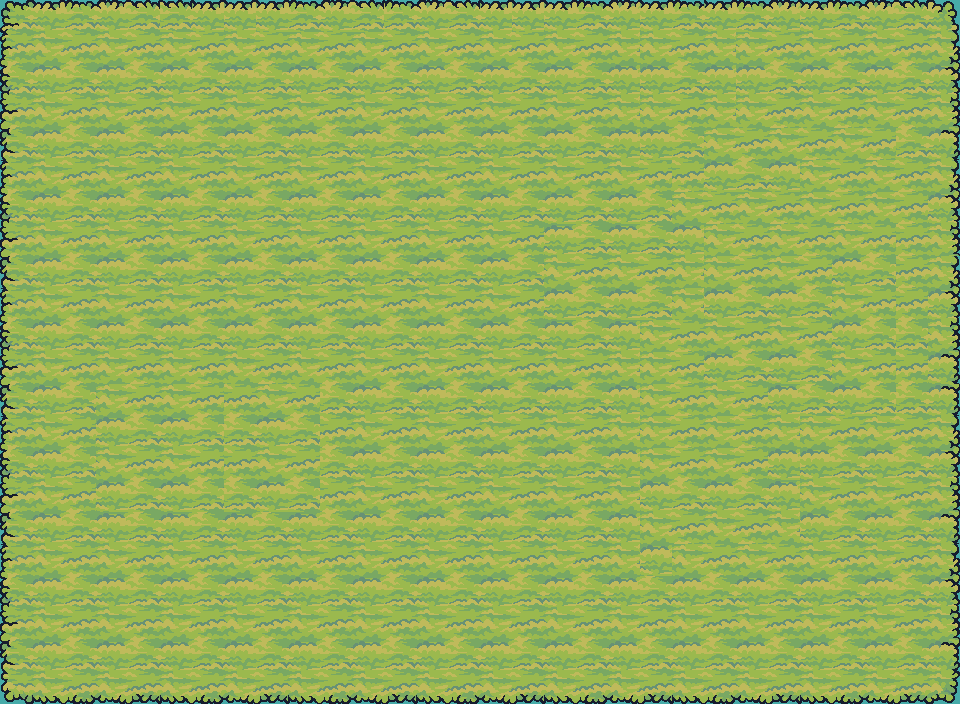

Rendered tile map (Tiled .tmx) drawn with the repository's tilesets; below, a short description and the map source with its tile grids summarised:
An orthogonal 30x22 tile map with 32x32 px tiles, 2 tile layers (water, ground), 3 hidden layers not drawn, 13 tilesets.

<map version="1.10" tiledversion="1.11.2" orientation="orthogonal" renderorder="right-down" width="30" height="22" tilewidth="32" tileheight="32" infinite="0" nextlayerid="8" nextobjectid="1">
 <tileset firstgid="1" name="Water Background color" tilewidth="32" tileheight="32" tilecount="4" columns="2">
  <image source="Image/Water Background color.png" width="64" height="64" />
 </tileset>
 <tileset firstgid="5" name="Water Background color" tilewidth="32" tileheight="32" tilecount="4" columns="2">
  <image source="Image/Water Background color.png" width="64" height="64" />
 </tileset>
 <tileset firstgid="9" source="Tilesets/Tilemap_color1.tsx" />
 <tileset firstgid="649" source="Tilesets/Tilemap_color3.tsx" />
 <tileset firstgid="1289" source="Tilesets/Water Background color.tsx" />
 <tileset firstgid="1293" source="Tilesets/Water_FlatGround_#2_(12frames).tsx" />
 <tileset firstgid="1305" source="Tilesets/Water_FlatGround_#3_(12frames).tsx" />
 <tileset firstgid="1317" source="Tilesets/Water_FlatGround_#1_(12frames).tsx" />
 <tileset firstgid="1329" source="Tilesets/Rocks_04.tsx" />
 <tileset firstgid="1337" source="Tilesets/TilesetDesert.tsx" />
 <tileset firstgid="1577" source="Tilesets/TilesetFloor.tsx" />
 <tileset firstgid="2149" source="Tilesets/TilesetHouse.tsx" />
 <tileset firstgid="2908" source="Tilesets/Tilemap_Flat.tsx" />
 <layer id="3" name="water" width="30" height="22">
  <data>[660 cells, 660 non-empty, 2 distinct tile ids]</data>
 </layer>
 <layer id="6" name="ground" width="30" height="22">
  <data>[660 cells, 660 non-empty, 36 distinct tile ids]</data>
 </layer>
 <layer id="1" name="ground" width="30" height="22" visible="0">
  <data>[660 cells, 601 non-empty, 53 distinct tile ids]</data>
 </layer>
 <layer id="5" name="collision" width="30" height="22" visible="0">
  <data>[660 cells, 0 non-empty, 0 distinct tile ids]</data>
 </layer>
 <layer id="2" name="animation" width="30" height="22" visible="0">
  <data>[660 cells, 14 non-empty, 2 distinct tile ids]</data>
 </layer>
</map>
